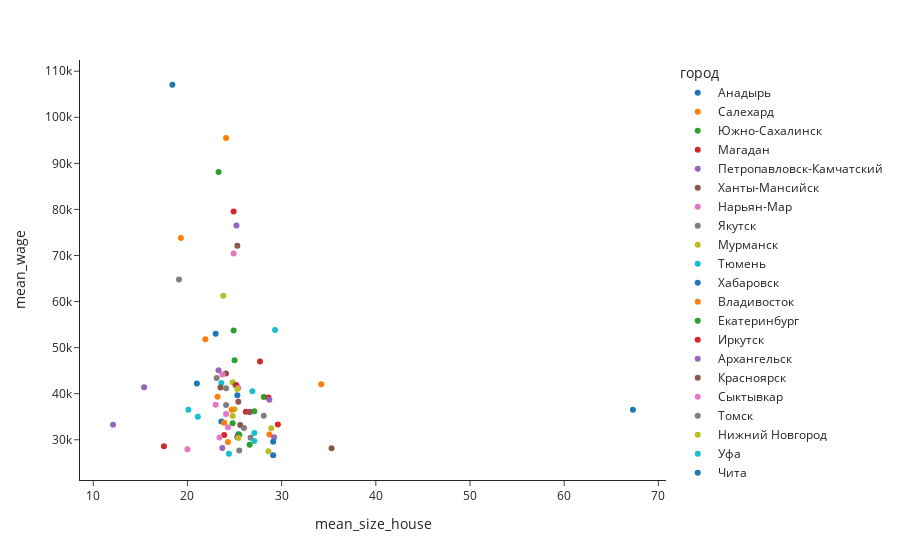

The code cell stored with this chart in its notebook:
### Code cell
px.scatter(df, x='mean_size_house', y='mean_wage', template='simple_white',
          hover_name='город', color='город')

### Figure 1 — Plotly figure (JSON) as saved in the notebook; plotly's stock layout.template omitted (floating-point values rounded to 4 significant figures)
{"data": [{"hovertemplate": "<b>%{hovertext}</b><br><br>город=Анадырь<br>mean_size_house=%{x}<br>mean_wage=%{y}<extra></extra>", "hovertext": ["Анадырь"], "legendgroup": "Анадырь", "marker": {"color": "#1F77B4", "symbol": "circle"}, "mode": "markers", "name": "Анадырь", "orientation": "v", "showlegend": true, "type": "scatter", "x": [18.4], "xaxis": "x", "y": [107100.0], "yaxis": "y"}, {"hovertemplate": "<b>%{hovertext}</b><br><br>город=Салехард<br>mean_size_house=%{x}<br>mean_wage=%{y}<extra></extra>", "hovertext": ["Салехард"], "legendgroup": "Салехард", "marker": {"color": "#FF7F0E", "symbol": "circle"}, "mode": "markers", "name": "Салехард", "orientation": "v", "showlegend": true, "type": "scatter", "x": [24.1], "xaxis": "x", "y": [95496], "yaxis": "y"}, {"hovertemplate": "<b>%{hovertext}</b><br><br>город=Южно-Сахалинск<br>mean_size_house=%{x}<br>mean_wage=%{y}<extra></extra>", "hovertext": ["Южно-Сахалинск"], "legendgroup": "Южно-Сахалинск", "marker": {"color": "#2CA02C", "symbol": "circle"}, "mode": "markers", "name": "Южно-Сахалинск", "orientation": "v", "showlegend": true, "type": "scatter", "x": [23.3], "xaxis": "x", "y": [88150.0], "yaxis": "y"}, {"hovertemplate": "<b>%{hovertext}</b><br><br>город=Магадан<br>mean_size_house=%{x}<br>mean_wage=%{y}<extra></extra>", "hovertext": ["Магадан"], "legendgroup": "Магадан", "marker": {"color": "#D62728", "symbol": "circle"}, "mode": "markers", "name": "Магадан", "orientation": "v", "showlegend": true, "type": "scatter", "x": [24.9], "xaxis": "x", "y": [79540.0], "yaxis": "y"}, {"hovertemplate": "<b>%{hovertext}</b><br><br>город=Петропавловск-Камчатский<br>mean_size_house=%{x}<br>mean_wage=%{y}<extra></extra>", "hovertext": ["Петропавловск-Камчатский"], "legendgroup": "Петропавловск-Камчатский", "marker": {"color": "#9467BD", "symbol": "circle"}, "mode": "markers", "name": "Петропавловск-Камчатский", "orientation": "v", "showlegend": true, "type": "scatter", "x": [25.2], "xaxis": "x", "y": [76530.0], "yaxis": "y"}, {"hovertemplate": "<b>%{hovertext}</b><br><br>город=Ханты-Мансийск<br>mean_size_house=%{x}<br>mean_wage=%{y}<extra></extra>", "hovertext": ["Ханты-Мансийск"], "legendgroup": "Ханты-Мансийск", "marker": {"color": "#8C564B", "symbol": "circle"}, "mode": "markers", "name": "Ханты-Мансийск", "orientation": "v", "showlegend": true, "type": "scatter", "x": [25.3], "xaxis": "x", "y": [72090.0], "yaxis": "y"}, {"hovertemplate": "<b>%{hovertext}</b><br><br>город=Нарьян-Мар<br>mean_size_house=%{x}<br>mean_wage=%{y}<extra></extra>", "hovertext": ["Нарьян-Мар"], "legendgroup": "Нарьян-Мар", "marker": {"color": "#E377C2", "symbol": "circle"}, "mode": "markers", "name": "Нарьян-Мар", "orientation": "v", "showlegend": true, "type": "scatter", "x": [24.9], "xaxis": "x", "y": [70420.0], "yaxis": "y"}, {"hovertemplate": "<b>%{hovertext}</b><br><br>город=Якутск<br>mean_size_house=%{x}<br>mean_wage=%{y}<extra></extra>", "hovertext": ["Якутск"], "legendgroup": "Якутск", "marker": {"color": "#7F7F7F", "symbol": "circle"}, "mode": "markers", "name": "Якутск", "orientation": "v", "showlegend": true, "type": "scatter", "x": [19.1], "xaxis": "x", "y": [64800.0], "yaxis": "y"}, {"hovertemplate": "<b>%{hovertext}</b><br><br>город=Мурманск<br>mean_size_house=%{x}<br>mean_wage=%{y}<extra></extra>", "hovertext": ["Мурманск"], "legendgroup": "Мурманск", "marker": {"color": "#BCBD22", "symbol": "circle"}, "mode": "markers", "name": "Мурманск", "orientation": "v", "showlegend": true, "type": "scatter", "x": [23.8], "xaxis": "x", "y": [61260.0], "yaxis": "y"}, {"hovertemplate": "<b>%{hovertext}</b><br><br>город=Тюмень<br>mean_size_house=%{x}<br>mean_wage=%{y}<extra></extra>", "hovertext": ["Тюмень"], "legendgroup": "Тюмень", "marker": {"color": "#17BECF", "symbol": "circle"}, "mode": "markers", "name": "Тюмень", "orientation": "v", "showlegend": true, "type": "scatter", "x": [29.3], "xaxis": "x", "y": [53830.0], "yaxis": "y"}, {"hovertemplate": "<b>%{hovertext}</b><br><br>город=Хабаровск<br>mean_size_house=%{x}<br>mean_wage=%{y}<extra></extra>", "hovertext": ["Хабаровск"], "legendgroup": "Хабаровск", "marker": {"color": "#1F77B4", "symbol": "circle"}, "mode": "markers", "name": "Хабаровск", "orientation": "v", "showlegend": true, "type": "scatter", "x": [23], "xaxis": "x", "y": [52990.0], "yaxis": "y"}, {"hovertemplate": "<b>%{hovertext}</b><br><br>город=Владивосток<br>mean_size_house=%{x}<br>mean_wage=%{y}<extra></extra>", "hovertext": ["Владивосток"], "legendgroup": "Владивосток", "marker": {"color": "#FF7F0E", "symbol": "circle"}, "mode": "markers", "name": "Владивосток", "orientation": "v", "showlegend": true, "type": "scatter", "x": [21.9], "xaxis": "x", "y": [51830.0], "yaxis": "y"}, {"hovertemplate": "<b>%{hovertext}</b><br><br>город=Екатеринбург<br>mean_size_house=%{x}<br>mean_wage=%{y}<extra></extra>", "hovertext": ["Екатеринбург"], "legendgroup": "Екатеринбург", "marker": {"color": "#2CA02C", "symbol": "circle"}, "mode": "markers", "name": "Екатеринбург", "orientation": "v", "showlegend": true, "type": "scatter", "x": [25], "xaxis": "x", "y": [47270.0], "yaxis": "y"}, {"hovertemplate": "<b>%{hovertext}</b><br><br>город=Иркутск<br>mean_size_house=%{x}<br>mean_wage=%{y}<extra></extra>", "hovertext": ["Иркутск"], "legendgroup": "Иркутск", "marker": {"color": "#D62728", "symbol": "circle"}, "mode": "markers", "name": "Иркутск", "orientation": "v", "showlegend": true, "type": "scatter", "x": [27.7], "xaxis": "x", "y": [46980], "yaxis": "y"}, {"hovertemplate": "<b>%{hovertext}</b><br><br>город=Архангельск<br>mean_size_house=%{x}<br>mean_wage=%{y}<extra></extra>", "hovertext": ["Архангельск"], "legendgroup": "Архангельск", "marker": {"color": "#9467BD", "symbol": "circle"}, "mode": "markers", "name": "Архангельск", "orientation": "v", "showlegend": true, "type": "scatter", "x": [23.3], "xaxis": "x", "y": [45100.0], "yaxis": "y"}, {"hovertemplate": "<b>%{hovertext}</b><br><br>город=Красноярск<br>mean_size_house=%{x}<br>mean_wage=%{y}<extra></extra>", "hovertext": ["Красноярск"], "legendgroup": "Красноярск", "marker": {"color": "#8C564B", "symbol": "circle"}, "mode": "markers", "name": "Красноярск", "orientation": "v", "showlegend": true, "type": "scatter", "x": [24.1], "xaxis": "x", "y": [44380.0], "yaxis": "y"}, {"hovertemplate": "<b>%{hovertext}</b><br><br>город=Сыктывкар<br>mean_size_house=%{x}<br>mean_wage=%{y}<extra></extra>", "hovertext": ["Сыктывкар"], "legendgroup": "Сыктывкар", "marker": {"color": "#E377C2", "symbol": "circle"}, "mode": "markers", "name": "Сыктывкар", "orientation": "v", "showlegend": true, "type": "scatter", "x": [23.7], "xaxis": "x", "y": [44180.0], "yaxis": "y"}, {"hovertemplate": "<b>%{hovertext}</b><br><br>город=Томск<br>mean_size_house=%{x}<br>mean_wage=%{y}<extra></extra>", "hovertext": ["Томск"], "legendgroup": "Томск", "marker": {"color": "#7F7F7F", "symbol": "circle"}, "mode": "markers", "name": "Томск", "orientation": "v", "showlegend": true, "type": "scatter", "x": [23.1], "xaxis": "x", "y": [43410.0], "yaxis": "y"}, {"hovertemplate": "<b>%{hovertext}</b><br><br>город=Нижний Новгород<br>mean_size_house=%{x}<br>mean_wage=%{y}<extra></extra>", "hovertext": ["Нижний Новгород"], "legendgroup": "Нижний Новгород", "marker": {"color": "#BCBD22", "symbol": "circle"}, "mode": "markers", "name": "Нижний Новгород", "orientation": "v", "showlegend": true, "type": "scatter", "x": [24.8], "xaxis": "x", "y": [42470.0], "yaxis": "y"}, {"hovertemplate": "<b>%{hovertext}</b><br><br>город=Уфа<br>mean_size_house=%{x}<br>mean_wage=%{y}<extra></extra>", "hovertext": ["Уфа"], "legendgroup": "Уфа", "marker": {"color": "#17BECF", "symbol": "circle"}, "mode": "markers", "name": "Уфа", "orientation": "v", "showlegend": true, "type": "scatter", "x": [23.6], "xaxis": "x", "y": [42310.0], "yaxis": "y"}, {"hovertemplate": "<b>%{hovertext}</b><br><br>город=Чита<br>mean_size_house=%{x}<br>mean_wage=%{y}<extra></extra>", "hovertext": ["Чита"], "legendgroup": "Чита", "marker": {"color": "#1F77B4", "symbol": "circle"}, "mode": "markers", "name": "Чита", "orientation": "v", "showlegend": true, "type": "scatter", "x": [21], "xaxis": "x", "y": [42200.0], "yaxis": "y"}, {"hovertemplate": "<b>%{hovertext}</b><br><br>город=Краснодар<br>mean_size_house=%{x}<br>mean_wage=%{y}<extra></extra>", "hovertext": ["Краснодар"], "legendgroup": "Краснодар", "marker": {"color": "#FF7F0E", "symbol": "circle"}, "mode": "markers", "name": "Краснодар", "orientation": "v", "showlegend": true, "type": "scatter", "x": [34.2], "xaxis": "x", "y": [42030.0], "yaxis": "y"}, {"hovertemplate": "<b>%{hovertext}</b><br><br>город=Новосибирск<br>mean_size_house=%{x}<br>mean_wage=%{y}<extra></extra>", "hovertext": ["Новосибирск"], "legendgroup": "Новосибирск", "marker": {"color": "#2CA02C", "symbol": "circle"}, "mode": "markers", "name": "Новосибирск", "orientation": "v", "showlegend": true, "type": "scatter", "x": [25.1], "xaxis": "x", "y": [41884], "yaxis": "y"}, {"hovertemplate": "<b>%{hovertext}</b><br><br>город=Благовещенск<br>mean_size_house=%{x}<br>mean_wage=%{y}<extra></extra>", "hovertext": ["Благовещенск"], "legendgroup": "Благовещенск", "marker": {"color": "#D62728", "symbol": "circle"}, "mode": "markers", "name": "Благовещенск", "orientation": "v", "showlegend": true, "type": "scatter", "x": [25.2], "xaxis": "x", "y": [41810.0], "yaxis": "y"}, {"hovertemplate": "<b>%{hovertext}</b><br><br>город=Кызыл<br>mean_size_house=%{x}<br>mean_wage=%{y}<extra></extra>", "hovertext": ["Кызыл"], "legendgroup": "Кызыл", "marker": {"color": "#9467BD", "symbol": "circle"}, "mode": "markers", "name": "Кызыл", "orientation": "v", "showlegend": true, "type": "scatter", "x": [15.4], "xaxis": "x", "y": [41383], "yaxis": "y"}, {"hovertemplate": "<b>%{hovertext}</b><br><br>город=Пермь<br>mean_size_house=%{x}<br>mean_wage=%{y}<extra></extra>", "hovertext": ["Пермь"], "legendgroup": "Пермь", "marker": {"color": "#8C564B", "symbol": "circle"}, "mode": "markers", "name": "Пермь", "orientation": "v", "showlegend": true, "type": "scatter", "x": [23.5], "xaxis": "x", "y": [41330.0], "yaxis": "y"}, {"hovertemplate": "<b>%{hovertext}</b><br><br>город=Петрозаводск<br>mean_size_house=%{x}<br>mean_wage=%{y}<extra></extra>", "hovertext": ["Петрозаводск"], "legendgroup": "Петрозаводск", "marker": {"color": "#E377C2", "symbol": "circle"}, "mode": "markers", "name": "Петрозаводск", "orientation": "v", "showlegend": true, "type": "scatter", "x": [25.4], "xaxis": "x", "y": [41230.0], "yaxis": "y"}, {"hovertemplate": "<b>%{hovertext}</b><br><br>город=Абакан<br>mean_size_house=%{x}<br>mean_wage=%{y}<extra></extra>", "hovertext": ["Абакан"], "legendgroup": "Абакан", "marker": {"color": "#7F7F7F", "symbol": "circle"}, "mode": "markers", "name": "Абакан", "orientation": "v", "showlegend": true, "type": "scatter", "x": [24.1], "xaxis": "x", "y": [41200.0], "yaxis": "y"}, {"hovertemplate": "<b>%{hovertext}</b><br><br>город=Казань<br>mean_size_house=%{x}<br>mean_wage=%{y}<extra></extra>", "hovertext": ["Казань"], "legendgroup": "Казань", "marker": {"color": "#BCBD22", "symbol": "circle"}, "mode": "markers", "name": "Казань", "orientation": "v", "showlegend": true, "type": "scatter", "x": [25.3], "xaxis": "x", "y": [41020.0], "yaxis": "y"}, {"hovertemplate": "<b>%{hovertext}</b><br><br>город=Ростов-на-Дону<br>mean_size_house=%{x}<br>mean_wage=%{y}<extra></extra>", "hovertext": ["Ростов-на-Дону"], "legendgroup": "Ростов-на-Дону", "marker": {"color": "#17BECF", "symbol": "circle"}, "mode": "markers", "name": "Ростов-на-Дону", "orientation": "v", "showlegend": true, "type": "scatter", "x": [26.9], "xaxis": "x", "y": [40560.0], "yaxis": "y"}, {"hovertemplate": "<b>%{hovertext}</b><br><br>город=Калуга<br>mean_size_house=%{x}<br>mean_wage=%{y}<extra></extra>", "hovertext": ["Калуга"], "legendgroup": "Калуга", "marker": {"color": "#1F77B4", "symbol": "circle"}, "mode": "markers", "name": "Калуга", "orientation": "v", "showlegend": true, "type": "scatter", "x": [25.3], "xaxis": "x", "y": [39650.0], "yaxis": "y"}, {"hovertemplate": "<b>%{hovertext}</b><br><br>город=Кемерово<br>mean_size_house=%{x}<br>mean_wage=%{y}<extra></extra>", "hovertext": ["Кемерово"], "legendgroup": "Кемерово", "marker": {"color": "#FF7F0E", "symbol": "circle"}, "mode": "markers", "name": "Кемерово", "orientation": "v", "showlegend": true, "type": "scatter", "x": [23.2], "xaxis": "x", "y": [39320.0], "yaxis": "y"}, {"hovertemplate": "<b>%{hovertext}</b><br><br>город=Самара<br>mean_size_house=%{x}<br>mean_wage=%{y}<extra></extra>", "hovertext": ["Самара"], "legendgroup": "Самара", "marker": {"color": "#2CA02C", "symbol": "circle"}, "mode": "markers", "name": "Самара", "orientation": "v", "showlegend": true, "type": "scatter", "x": [28.1], "xaxis": "x", "y": [39300.0], "yaxis": "y"}, {"hovertemplate": "<b>%{hovertext}</b><br><br>город=Тула<br>mean_size_house=%{x}<br>mean_wage=%{y}<extra></extra>", "hovertext": ["Тула"], "legendgroup": "Тула", "marker": {"color": "#D62728", "symbol": "circle"}, "mode": "markers", "name": "Тула", "orientation": "v", "showlegend": true, "type": "scatter", "x": [28.6], "xaxis": "x", "y": [39180.0], "yaxis": "y"}, {"hovertemplate": "<b>%{hovertext}</b><br><br>город=Калининград<br>mean_size_house=%{x}<br>mean_wage=%{y}<extra></extra>", "hovertext": ["Калининград"], "legendgroup": "Калининград", "marker": {"color": "#9467BD", "symbol": "circle"}, "mode": "markers", "name": "Калининград", "orientation": "v", "showlegend": true, "type": "scatter", "x": [28.7], "xaxis": "x", "y": [38686], "yaxis": "y"}, {"hovertemplate": "<b>%{hovertext}</b><br><br>город=Челябинск<br>mean_size_house=%{x}<br>mean_wage=%{y}<extra></extra>", "hovertext": ["Челябинск"], "legendgroup": "Челябинск", "marker": {"color": "#8C564B", "symbol": "circle"}, "mode": "markers", "name": "Челябинск", "orientation": "v", "showlegend": true, "type": "scatter", "x": [25.4], "xaxis": "x", "y": [38230.0], "yaxis": "y"}, {"hovertemplate": "<b>%{hovertext}</b><br><br>город=Биробиджан<br>mean_size_house=%{x}<br>mean_wage=%{y}<extra></extra>", "hovertext": ["Биробиджан"], "legendgroup": "Биробиджан", "marker": {"color": "#E377C2", "symbol": "circle"}, "mode": "markers", "name": "Биробиджан", "orientation": "v", "showlegend": true, "type": "scatter", "x": [23], "xaxis": "x", "y": [37590.0], "yaxis": "y"}, {"hovertemplate": "<b>%{hovertext}</b><br><br>город=Ярославль<br>mean_size_house=%{x}<br>mean_wage=%{y}<extra></extra>", "hovertext": ["Ярославль"], "legendgroup": "Ярославль", "marker": {"color": "#7F7F7F", "symbol": "circle"}, "mode": "markers", "name": "Ярославль", "orientation": "v", "showlegend": true, "type": "scatter", "x": [24.1], "xaxis": "x", "y": [37530.0], "yaxis": "y"}, {"hovertemplate": "<b>%{hovertext}</b><br><br>город=Великий Новгород<br>mean_size_house=%{x}<br>mean_wage=%{y}<extra></extra>", "hovertext": ["Великий Новгород"], "legendgroup": "Великий Новгород", "marker": {"color": "#BCBD22", "symbol": "circle"}, "mode": "markers", "name": "Великий Новгород", "orientation": "v", "showlegend": true, "type": "scatter", "x": [25], "xaxis": "x", "y": [36640.0], "yaxis": "y"}, {"hovertemplate": "<b>%{hovertext}</b><br><br>город=Улан-Удэ<br>mean_size_house=%{x}<br>mean_wage=%{y}<extra></extra>", "hovertext": ["Улан-Удэ"], "legendgroup": "Улан-Удэ", "marker": {"color": "#17BECF", "symbol": "circle"}, "mode": "markers", "name": "Улан-Удэ", "orientation": "v", "showlegend": true, "type": "scatter", "x": [20.1], "xaxis": "x", "y": [36540.0], "yaxis": "y"}, {"hovertemplate": "<b>%{hovertext}</b><br><br>город=Магас<br>mean_size_house=%{x}<br>mean_wage=%{y}<extra></extra>", "hovertext": ["Магас"], "legendgroup": "Магас", "marker": {"color": "#1F77B4", "symbol": "circle"}, "mode": "markers", "name": "Магас", "orientation": "v", "showlegend": true, "type": "scatter", "x": [67.3], "xaxis": "x", "y": [36520.0], "yaxis": "y"}, {"hovertemplate": "<b>%{hovertext}</b><br><br>город=Оренбург<br>mean_size_house=%{x}<br>mean_wage=%{y}<extra></extra>", "hovertext": ["Оренбург"], "legendgroup": "Оренбург", "marker": {"color": "#FF7F0E", "symbol": "circle"}, "mode": "markers", "name": "Оренбург", "orientation": "v", "showlegend": true, "type": "scatter", "x": [24.7], "xaxis": "x", "y": [36520.0], "yaxis": "y"}, {"hovertemplate": "<b>%{hovertext}</b><br><br>город=Липецк<br>mean_size_house=%{x}<br>mean_wage=%{y}<extra></extra>", "hovertext": ["Липецк"], "legendgroup": "Липецк", "marker": {"color": "#2CA02C", "symbol": "circle"}, "mode": "markers", "name": "Липецк", "orientation": "v", "showlegend": true, "type": "scatter", "x": [27.1], "xaxis": "x", "y": [36190.0], "yaxis": "y"}, {"hovertemplate": "<b>%{hovertext}</b><br><br>город=Тверь<br>mean_size_house=%{x}<br>mean_wage=%{y}<extra></extra>", "hovertext": ["Тверь"], "legendgroup": "Тверь", "marker": {"color": "#D62728", "symbol": "circle"}, "mode": "markers", "name": "Тверь", "orientation": "v", "showlegend": true, "type": "scatter", "x": [26.2], "xaxis": "x", "y": [36097], "yaxis": "y"}, {"hovertemplate": "<b>%{hovertext}</b><br><br>город=Вологда<br>mean_size_house=%{x}<br>mean_wage=%{y}<extra></extra>", "hovertext": ["Вологда"], "legendgroup": "Вологда", "marker": {"color": "#9467BD", "symbol": "circle"}, "mode": "markers", "name": "Вологда", "orientation": "v", "showlegend": true, "type": "scatter", "x": [26.6], "xaxis": "x", "y": [36070.0], "yaxis": "y"}, {"hovertemplate": "<b>%{hovertext}</b><br><br>город=Рязань<br>mean_size_house=%{x}<br>mean_wage=%{y}<extra></extra>", "hovertext": ["Рязань"], "legendgroup": "Рязань", "marker": {"color": "#8C564B", "symbol": "circle"}, "mode": "markers", "name": "Рязань", "orientation": "v", "showlegend": true, "type": "scatter", "x": [26.6], "xaxis": "x", "y": [36020.0], "yaxis": "y"}, {"hovertemplate": "<b>%{hovertext}</b><br><br>город=Омск<br>mean_size_house=%{x}<br>mean_wage=%{y}<extra></extra>", "hovertext": ["Омск"], "legendgroup": "Омск", "marker": {"color": "#E377C2", "symbol": "circle"}, "mode": "markers", "name": "Омск", "orientation": "v", "showlegend": true, "type": "scatter", "x": [24.1], "xaxis": "x", "y": [35602], "yaxis": "y"}, {"hovertemplate": "<b>%{hovertext}</b><br><br>город=Воронеж<br>mean_size_house=%{x}<br>mean_wage=%{y}<extra></extra>", "hovertext": ["Воронеж"], "legendgroup": "Воронеж", "marker": {"color": "#7F7F7F", "symbol": "circle"}, "mode": "markers", "name": "Воронеж", "orientation": "v", "showlegend": true, "type": "scatter", "x": [28.1], "xaxis": "x", "y": [35200.0], "yaxis": "y"}, {"hovertemplate": "<b>%{hovertext}</b><br><br>город=Астрахань<br>mean_size_house=%{x}<br>mean_wage=%{y}<extra></extra>", "hovertext": ["Астрахань"], "legendgroup": "Астрахань", "marker": {"color": "#BCBD22", "symbol": "circle"}, "mode": "markers", "name": "Астрахань", "orientation": "v", "showlegend": true, "type": "scatter", "x": [24.8], "xaxis": "x", "y": [35179], "yaxis": "y"}, {"hovertemplate": "<b>%{hovertext}</b><br><br>город=Ижевск<br>mean_size_house=%{x}<br>mean_wage=%{y}<extra></extra>", "hovertext": ["Ижевск"], "legendgroup": "Ижевск", "marker": {"color": "#17BECF", "symbol": "circle"}, "mode": "markers", "name": "Ижевск", "orientation": "v", "showlegend": true, "type": "scatter", "x": [21.1], "xaxis": "x", "y": [35010.0], "yaxis": "y"}, {"hovertemplate": "<b>%{hovertext}</b><br><br>город=Горно-Алтайск<br>mean_size_house=%{x}<br>mean_wage=%{y}<extra></extra>", "hovertext": ["Горно-Алтайск"], "legendgroup": "Горно-Алтайск", "marker": {"color": "#1F77B4", "symbol": "circle"}, "mode": "markers", "name": "Горно-Алтайск", "orientation": "v", "showlegend": true, "type": "scatter", "x": [23.6], "xaxis": "x", "y": [33960.0], "yaxis": "y"}, {"hovertemplate": "<b>%{hovertext}</b><br><br>город=Волгоград <br>mean_size_house=%{x}<br>mean_wage=%{y}<extra></extra>", "hovertext": ["Волгоград "], "legendgroup": "Волгоград ", "marker": {"color": "#FF7F0E", "symbol": "circle"}, "mode": "markers", "name": "Волгоград ", "orientation": "v", "showlegend": true, "type": "scatter", "x": [23.9], "xaxis": "x", "y": [33720.0], "yaxis": "y"}, {"hovertemplate": "<b>%{hovertext}</b><br><br>город=Белгород<br>mean_size_house=%{x}<br>mean_wage=%{y}<extra></extra>", "hovertext": ["Белгород"], "legendgroup": "Белгород", "marker": {"color": "#2CA02C", "symbol": "circle"}, "mode": "markers", "name": "Белгород", "orientation": "v", "showlegend": true, "type": "scatter", "x": [24.8], "xaxis": "x", "y": [33570.0], "yaxis": "y"}, {"hovertemplate": "<b>%{hovertext}</b><br><br>город=Ставрополь<br>mean_size_house=%{x}<br>mean_wage=%{y}<extra></extra>", "hovertext": ["Ставрополь"], "legendgroup": "Ставрополь", "marker": {"color": "#D62728", "symbol": "circle"}, "mode": "markers", "name": "Ставрополь", "orientation": "v", "showlegend": true, "type": "scatter", "x": [29.6], "xaxis": "x", "y": [33290.0], "yaxis": "y"}, {"hovertemplate": "<b>%{hovertext}</b><br><br>город=Симферополь<br>mean_size_house=%{x}<br>mean_wage=%{y}<extra></extra>", "hovertext": ["Симферополь"], "legendgroup": "Симферополь", "marker": {"color": "#9467BD", "symbol": "circle"}, "mode": "markers", "name": "Симферополь", "orientation": "v", "showlegend": true, "type": "scatter", "x": [12.1], "xaxis": "x", "y": [33280.0], "yaxis": "y"}, {"hovertemplate": "<b>%{hovertext}</b><br><br>город=Владимир<br>mean_size_house=%{x}<br>mean_wage=%{y}<extra></extra>", "hovertext": ["Владимир"], "legendgroup": "Владимир", "marker": {"color": "#8C564B", "symbol": "circle"}, "mode": "markers", "name": "Владимир", "orientation": "v", "showlegend": true, "type": "scatter", "x": [25.6], "xaxis": "x", "y": [33210.0], "yaxis": "y"}, {"hovertemplate": "<b>%{hovertext}</b><br><br>город=Киров<br>mean_size_house=%{x}<br>mean_wage=%{y}<extra></extra>", "hovertext": ["Киров"], "legendgroup": "Киров", "marker": {"color": "#E377C2", "symbol": "circle"}, "mode": "markers", "name": "Киров", "orientation": "v", "showlegend": true, "type": "scatter", "x": [24.3], "xaxis": "x", "y": [32720.0], "yaxis": "y"}, {"hovertemplate": "<b>%{hovertext}</b><br><br>город=Ульяновск<br>mean_size_house=%{x}<br>mean_wage=%{y}<extra></extra>", "hovertext": ["Ульяновск"], "legendgroup": "Ульяновск", "marker": {"color": "#7F7F7F", "symbol": "circle"}, "mode": "markers", "name": "Ульяновск", "orientation": "v", "showlegend": true, "type": "scatter", "x": [26], "xaxis": "x", "y": [32560.0], "yaxis": "y"}, {"hovertemplate": "<b>%{hovertext}</b><br><br>город=Саратов<br>mean_size_house=%{x}<br>mean_wage=%{y}<extra></extra>", "hovertext": ["Саратов"], "legendgroup": "Саратов", "marker": {"color": "#BCBD22", "symbol": "circle"}, "mode": "markers", "name": "Саратов", "orientation": "v", "showlegend": true, "type": "scatter", "x": [28.9], "xaxis": "x", "y": [32500.0], "yaxis": "y"}, {"hovertemplate": "<b>%{hovertext}</b><br><br>город=Смоленск<br>mean_size_house=%{x}<br>mean_wage=%{y}<extra></extra>", "hovertext": ["Смоленск"], "legendgroup": "Смоленск", "marker": {"color": "#17BECF", "symbol": "circle"}, "mode": "markers", "name": "Смоленск", "orientation": "v", "showlegend": true, "type": "scatter", "x": [27.1], "xaxis": "x", "y": [31462], "yaxis": "y"}, {"hovertemplate": "<b>%{hovertext}</b><br><br>город=Курган<br>mean_size_house=%{x}<br>mean_wage=%{y}<extra></extra>", "hovertext": ["Курган"], "legendgroup": "Курган", "marker": {"color": "#1F77B4", "symbol": "circle"}, "mode": "markers", "name": "Курган", "orientation": "v", "showlegend": true, "type": "scatter", "x": [25.4], "xaxis": "x", "y": [31200.0], "yaxis": "y"}, {"hovertemplate": "<b>%{hovertext}</b><br><br>город=Пенза<br>mean_size_house=%{x}<br>mean_wage=%{y}<extra></extra>", "hovertext": ["Пенза"], "legendgroup": "Пенза", "marker": {"color": "#FF7F0E", "symbol": "circle"}, "mode": "markers", "name": "Пенза", "orientation": "v", "showlegend": true, "type": "scatter", "x": [28.7], "xaxis": "x", "y": [31130.0], "yaxis": "y"}, {"hovertemplate": "<b>%{hovertext}</b><br><br>город=Йошкар-Ола<br>mean_size_house=%{x}<br>mean_wage=%{y}<extra></extra>", "hovertext": ["Йошкар-Ола"], "legendgroup": "Йошкар-Ола", "marker": {"color": "#2CA02C", "symbol": "circle"}, "mode": "markers", "name": "Йошкар-Ола", "orientation": "v", "showlegend": true, "type": "scatter", "x": [25.5], "xaxis": "x", "y": [31100.0], "yaxis": "y"}, {"hovertemplate": "<b>%{hovertext}</b><br><br>город=Барнаул<br>mean_size_house=%{x}<br>mean_wage=%{y}<extra></extra>", "hovertext": ["Барнаул"], "legendgroup": "Барнаул", "marker": {"color": "#D62728", "symbol": "circle"}, "mode": "markers", "name": "Барнаул", "orientation": "v", "showlegend": true, "type": "scatter", "x": [23.9], "xaxis": "x", "y": [31010.0], "yaxis": "y"}, {"hovertemplate": "<b>%{hovertext}</b><br><br>город=Брянск<br>mean_size_house=%{x}<br>mean_wage=%{y}<extra></extra>", "hovertext": ["Брянск"], "legendgroup": "Брянск", "marker": {"color": "#9467BD", "symbol": "circle"}, "mode": "markers", "name": "Брянск", "orientation": "v", "showlegend": true, "type": "scatter", "x": [29.2], "xaxis": "x", "y": [30540.0], "yaxis": "y"}, {"hovertemplate": "<b>%{hovertext}</b><br><br>город=Псков<br>mean_size_house=%{x}<br>mean_wage=%{y}<extra></extra>", "hovertext": ["Псков"], "legendgroup": "Псков", "marker": {"color": "#8C564B", "symbol": "circle"}, "mode": "markers", "name": "Псков", "orientation": "v", "showlegend": true, "type": "scatter", "x": [25.3], "xaxis": "x", "y": [30540.0], "yaxis": "y"}, {"hovertemplate": "<b>%{hovertext}</b><br><br>город=Чебоксары<br>mean_size_house=%{x}<br>mean_wage=%{y}<extra></extra>", "hovertext": ["Чебоксары"], "legendgroup": "Чебоксары", "marker": {"color": "#E377C2", "symbol": "circle"}, "mode": "markers", "name": "Чебоксары", "orientation": "v", "showlegend": true, "type": "scatter", "x": [23.4], "xaxis": "x", "y": [30510.0], "yaxis": "y"}, {"hovertemplate": "<b>%{hovertext}</b><br><br>город=Грозный<br>mean_size_house=%{x}<br>mean_wage=%{y}<extra></extra>", "hovertext": ["Грозный"], "legendgroup": "Грозный", "marker": {"color": "#7F7F7F", "symbol": "circle"}, "mode": "markers", "name": "Грозный", "orientation": "v", "showlegend": true, "type": "scatter", "x": [26.7], "xaxis": "x", "y": [30455], "yaxis": "y"}, {"hovertemplate": "<b>%{hovertext}</b><br><br>город=Кострома<br>mean_size_house=%{x}<br>mean_wage=%{y}<extra></extra>", "hovertext": ["Кострома"], "legendgroup": "Кострома", "marker": {"color": "#BCBD22", "symbol": "circle"}, "mode": "markers", "name": "Кострома", "orientation": "v", "showlegend": true, "type": "scatter", "x": [25.4], "xaxis": "x", "y": [30370.0], "yaxis": "y"}, {"hovertemplate": "<b>%{hovertext}</b><br><br>город=Курск<br>mean_size_house=%{x}<br>mean_wage=%{y}<extra></extra>", "hovertext": ["Курск"], "legendgroup": "Курск", "marker": {"color": "#17BECF", "symbol": "circle"}, "mode": "markers", "name": "Курск", "orientation": "v", "showlegend": true, "type": "scatter", "x": [27.1], "xaxis": "x", "y": [29750.0], "yaxis": "y"}, {"hovertemplate": "<b>%{hovertext}</b><br><br>город=Орел<br>mean_size_house=%{x}<br>mean_wage=%{y}<extra></extra>", "hovertext": ["Орел"], "legendgroup": "Орел", "marker": {"color": "#1F77B4", "symbol": "circle"}, "mode": "markers", "name": "Орел", "orientation": "v", "showlegend": true, "type": "scatter", "x": [29.1], "xaxis": "x", "y": [29580.0], "yaxis": "y"}, {"hovertemplate": "<b>%{hovertext}</b><br><br>город=Иваново<br>mean_size_house=%{x}<br>mean_wage=%{y}<extra></extra>", "hovertext": ["Иваново"], "legendgroup": "Иваново", "marker": {"color": "#FF7F0E", "symbol": "circle"}, "mode": "markers", "name": "Иваново", "orientation": "v", "showlegend": true, "type": "scatter", "x": [24.3], "xaxis": "x", "y": [29500.0], "yaxis": "y"}, {"hovertemplate": "<b>%{hovertext}</b><br><br>город=Тамбов<br>mean_size_house=%{x}<br>mean_wage=%{y}<extra></extra>", "hovertext": ["Тамбов"], "legendgroup": "Тамбов", "marker": {"color": "#2CA02C", "symbol": "circle"}, "mode": "markers", "name": "Тамбов", "orientation": "v", "showlegend": true, "type": "scatter", "x": [26.6], "xaxis": "x", "y": [28930.0], "yaxis": "y"}, {"hovertemplate": "<b>%{hovertext}</b><br><br>город=Махачкала<br>mean_size_house=%{x}<br>mean_wage=%{y}<extra></extra>", "hovertext": ["Махачкала"], "legendgroup": "Махачкала", "marker": {"color": "#D62728", "symbol": "circle"}, "mode": "markers", "name": "Махачкала", "orientation": "v", "showlegend": true, "type": "scatter", "x": [17.5], "xaxis": "x", "y": [28610.0], "yaxis": "y"}, {"hovertemplate": "<b>%{hovertext}</b><br><br>город=Саранск<br>mean_size_house=%{x}<br>mean_wage=%{y}<extra></extra>", "hovertext": ["Саранск"], "legendgroup": "Саранск", "marker": {"color": "#9467BD", "symbol": "circle"}, "mode": "markers", "name": "Саранск", "orientation": "v", "showlegend": true, "type": "scatter", "x": [23.7], "xaxis": "x", "y": [28210.0], "yaxis": "y"}, {"hovertemplate": "<b>%{hovertext}</b><br><br>город=Владикавказ<br>mean_size_house=%{x}<br>mean_wage=%{y}<extra></extra>", "hovertext": ["Владикавказ"], "legendgroup": "Владикавказ", "marker": {"color": "#8C564B", "symbol": "circle"}, "mode": "markers", "name": "Владикавказ", "orientation": "v", "showlegend": true, "type": "scatter", "x": [35.3], "xaxis": "x", "y": [28180.0], "yaxis": "y"}, {"hovertemplate": "<b>%{hovertext}</b><br><br>город=Нальчик<br>mean_size_house=%{x}<br>mean_wage=%{y}<extra></extra>", "hovertext": ["Нальчик"], "legendgroup": "Нальчик", "marker": {"color": "#E377C2", "symbol": "circle"}, "mode": "markers", "name": "Нальчик", "orientation": "v", "showlegend": true, "type": "scatter", "x": [20], "xaxis": "x", "y": [27960.0], "yaxis": "y"}, {"hovertemplate": "<b>%{hovertext}</b><br><br>город=Севастополь<br>mean_size_house=%{x}<br>mean_wage=%{y}<extra></extra>", "hovertext": ["Севастополь"], "legendgroup": "Севастополь", "marker": {"color": "#7F7F7F", "symbol": "circle"}, "mode": "markers", "name": "Севастополь", "orientation": "v", "showlegend": true, "type": "scatter", "x": [25.5], "xaxis": "x", "y": [27687], "yaxis": "y"}, {"hovertemplate": "<b>%{hovertext}</b><br><br>город=Майкоп<br>mean_size_house=%{x}<br>mean_wage=%{y}<extra></extra>", "hovertext": ["Майкоп"], "legendgroup": "Майкоп", "marker": {"color": "#BCBD22", "symbol": "circle"}, "mode": "markers", "name": "Майкоп", "orientation": "v", "showlegend": true, "type": "scatter", "x": [28.6], "xaxis": "x", "y": [27480.0], "yaxis": "y"}, {"hovertemplate": "<b>%{hovertext}</b><br><br>город=Черкесск<br>mean_size_house=%{x}<br>mean_wage=%{y}<extra></extra>", "hovertext": ["Черкесск"], "legendgroup": "Черкесск", "marker": {"color": "#17BECF", "symbol": "circle"}, "mode": "markers", "name": "Черкесск", "orientation": "v", "showlegend": true, "type": "scatter", "x": [24.4], "xaxis": "x", "y": [26960.0], "yaxis": "y"}, {"hovertemplate": "<b>%{hovertext}</b><br><br>город=Элиста<br>mean_size_house=%{x}<br>mean_wage=%{y}<extra></extra>", "hovertext": ["Элиста"], "legendgroup": "Элиста", "marker": {"color": "#1F77B4", "symbol": "circle"}, "mode": "markers", "name": "Элиста", "orientation": "v", "showlegend": true, "type": "scatter", "x": [29.1], "xaxis": "x", "y": [26640.0], "yaxis": "y"}, {"hovertemplate": "<b>%{hovertext}</b><br><br>город=Москва<br>mean_size_house=%{x}<br>mean_wage=%{y}<extra></extra>", "hovertext": ["Москва"], "legendgroup": "Москва", "marker": {"color": "#FF7F0E", "symbol": "circle"}, "mode": "markers", "name": "Москва", "orientation": "v", "showlegend": true, "type": "scatter", "x": [19.3], "xaxis": "x", "y": [73812], "yaxis": "y"}, {"hovertemplate": "<b>%{hovertext}</b><br><br>город=Санкт-Петербург<br>mean_size_house=%{x}<br>mean_wage=%{y}<extra></extra>", "hovertext": ["Санкт-Петербург"], "legendgroup": "Санкт-Петербург", "marker": {"color": "#2CA02C", "symbol": "circle"}, "mode": "markers", "name": "Санкт-Петербург", "orientation": "v", "showlegend": true, "type": "scatter", "x": [24.9], "xaxis": "x", "y": [53740], "yaxis": "y"}], "layout": {"legend": {"title": {"text": "город"}, "tracegroupgap": 0}, "margin": {"t": 60}, "xaxis": {"anchor": "y", "domain": [0, 1], "title": {"text": "mean_size_house"}}, "yaxis": {"anchor": "x", "domain": [0, 1], "title": {"text": "mean_wage"}}}}
